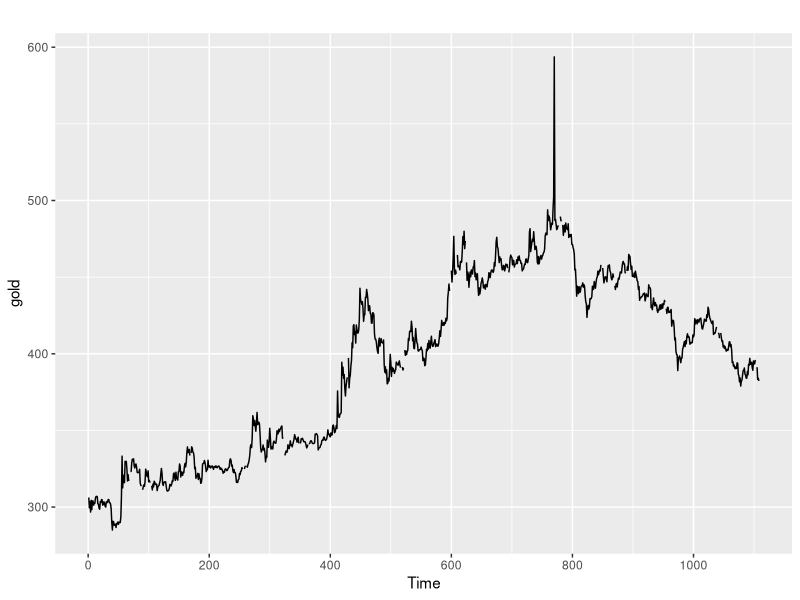
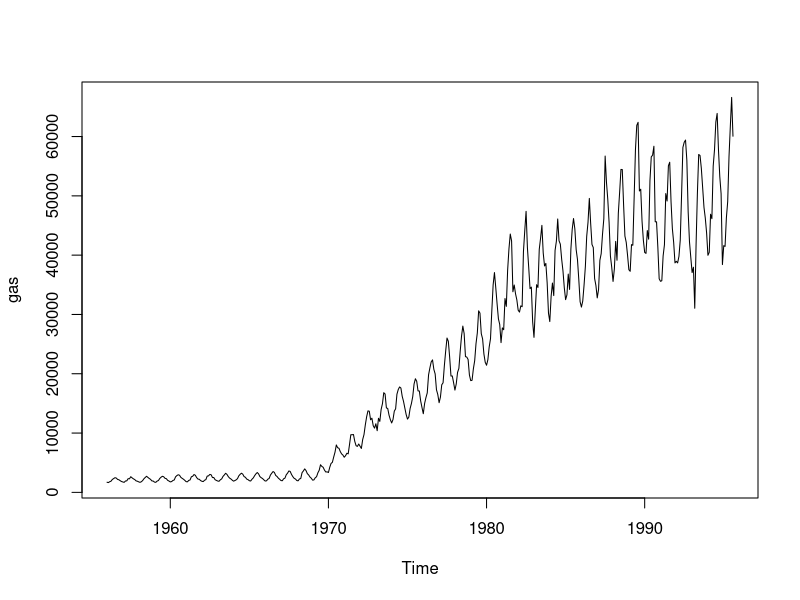
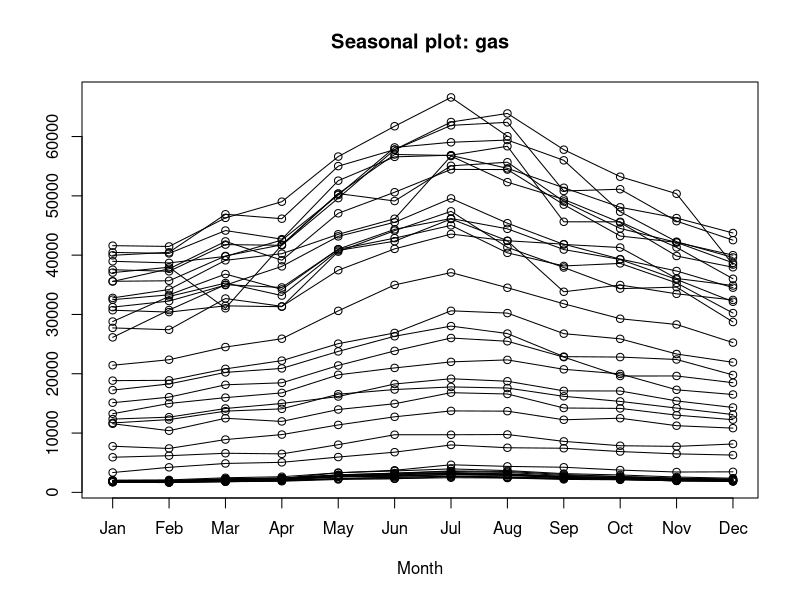
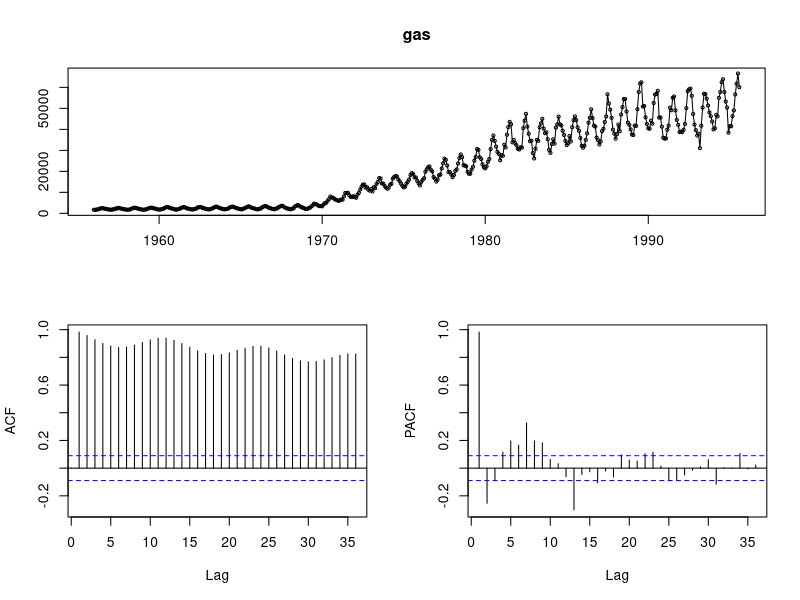
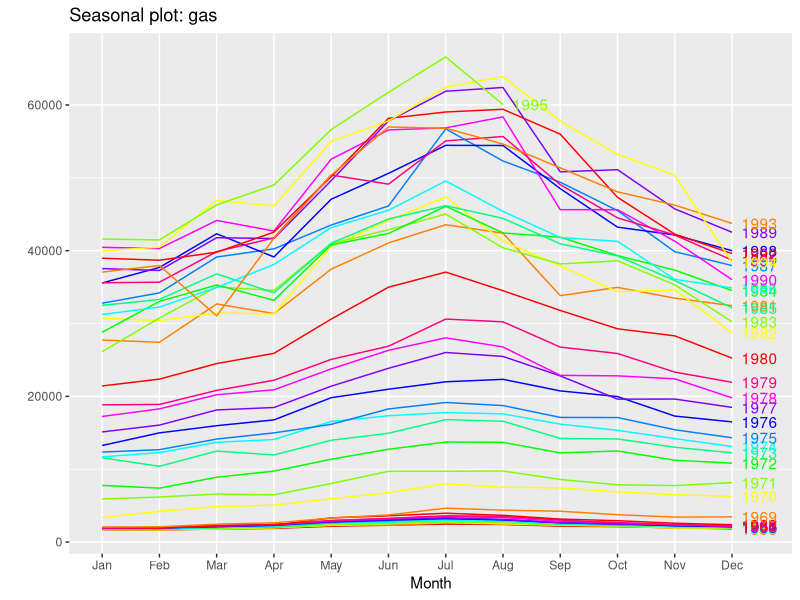
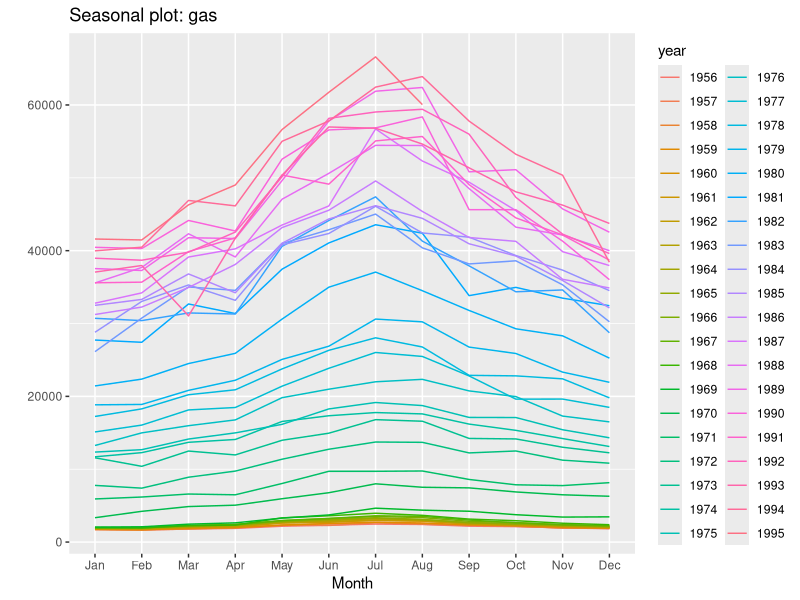
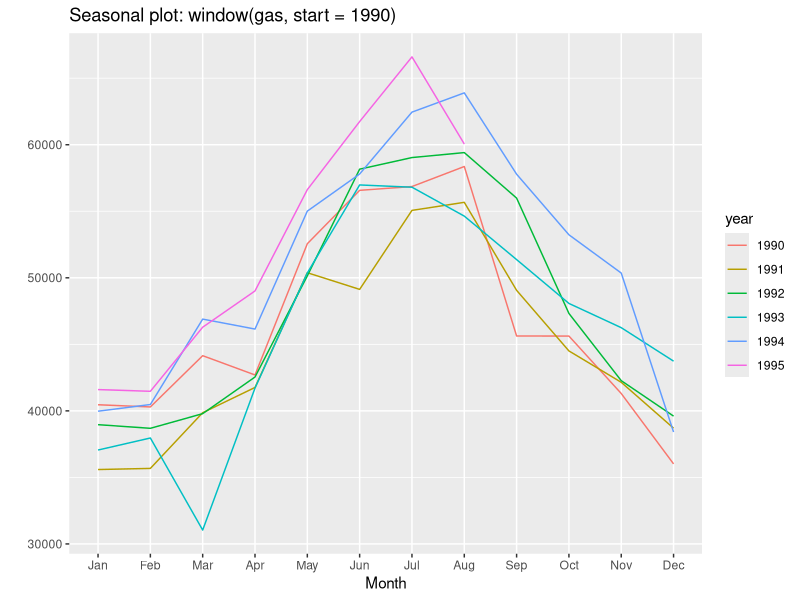
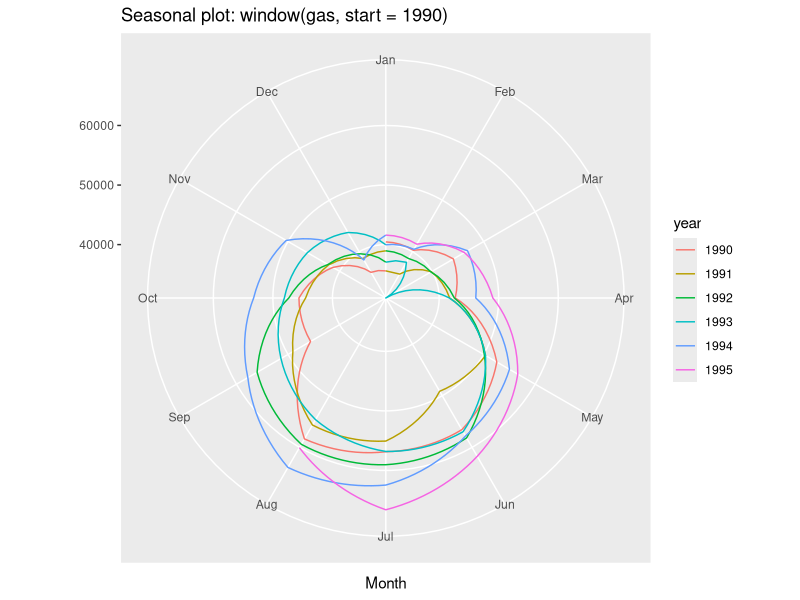

These charts were generated, in order, by the following R code:
#Advanced Statistic 2018
#LAB13 Additional Exercise
#Intro To Time Series Analysis - Part 1
#I have been trying to achive different solutions for same problems

#Exercise 1
#Install the Forecast package. The first step in any analysis is to see the data 
#and use the auto-plot to plot the gold data-set available in the forecast package.
install.packages("forecast")
library(forecast)
library(ggplot2)
autoplot(gold)
#Exercise 2
fr<-gold
median(fr, na.rm = T)
#403.225
#Exercise 3
plot(gas)
seasonplot(gas)
tsdisplay(gas)
ggseasonplot(gas, col=rainbow(12), year.labels=TRUE)
#Exercise 4
starta = c(1950, 2)
ggseasonplot(gas, start)
ggseasonplot(window(gas,start=1990))
#Exercise 5
ggseasonplot(window(gas,start=1990),polar = TRUE)
#Exercise 6
monthplot(gas)
#Exercise 7
findfrequency(gas) #answer:12
